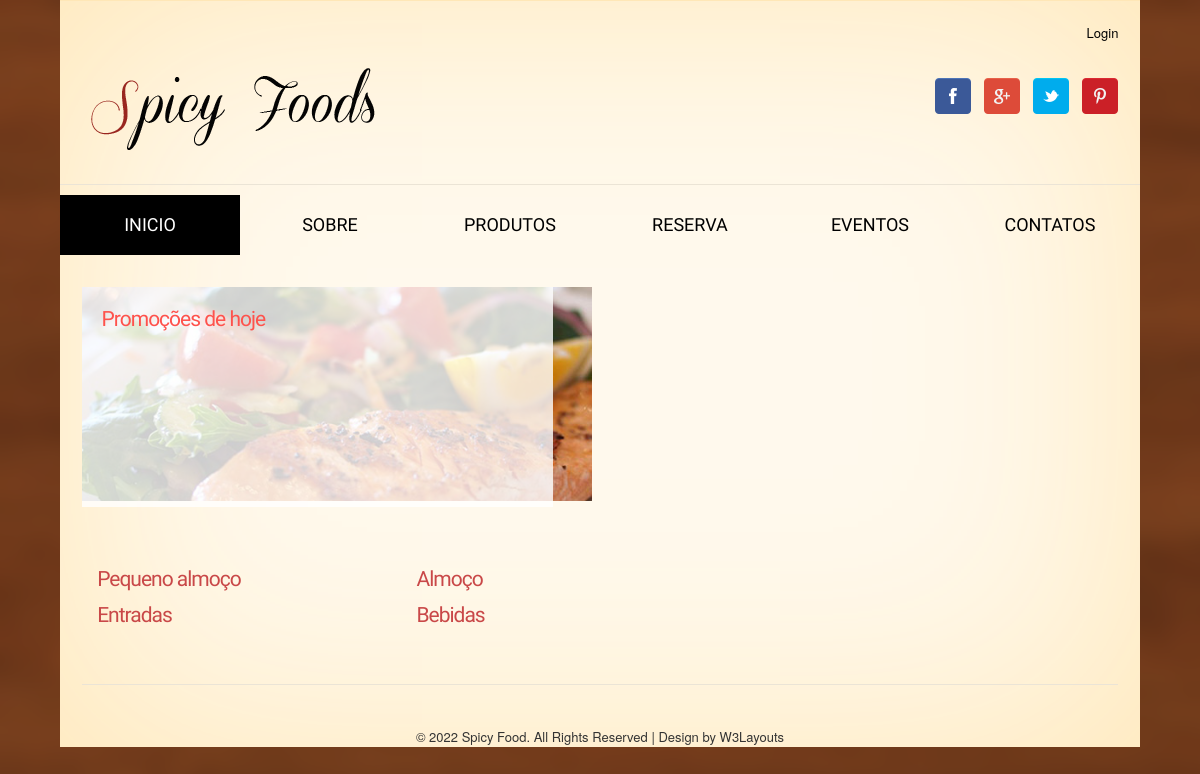
The app's page /frontoffice/pricing.php, older data.
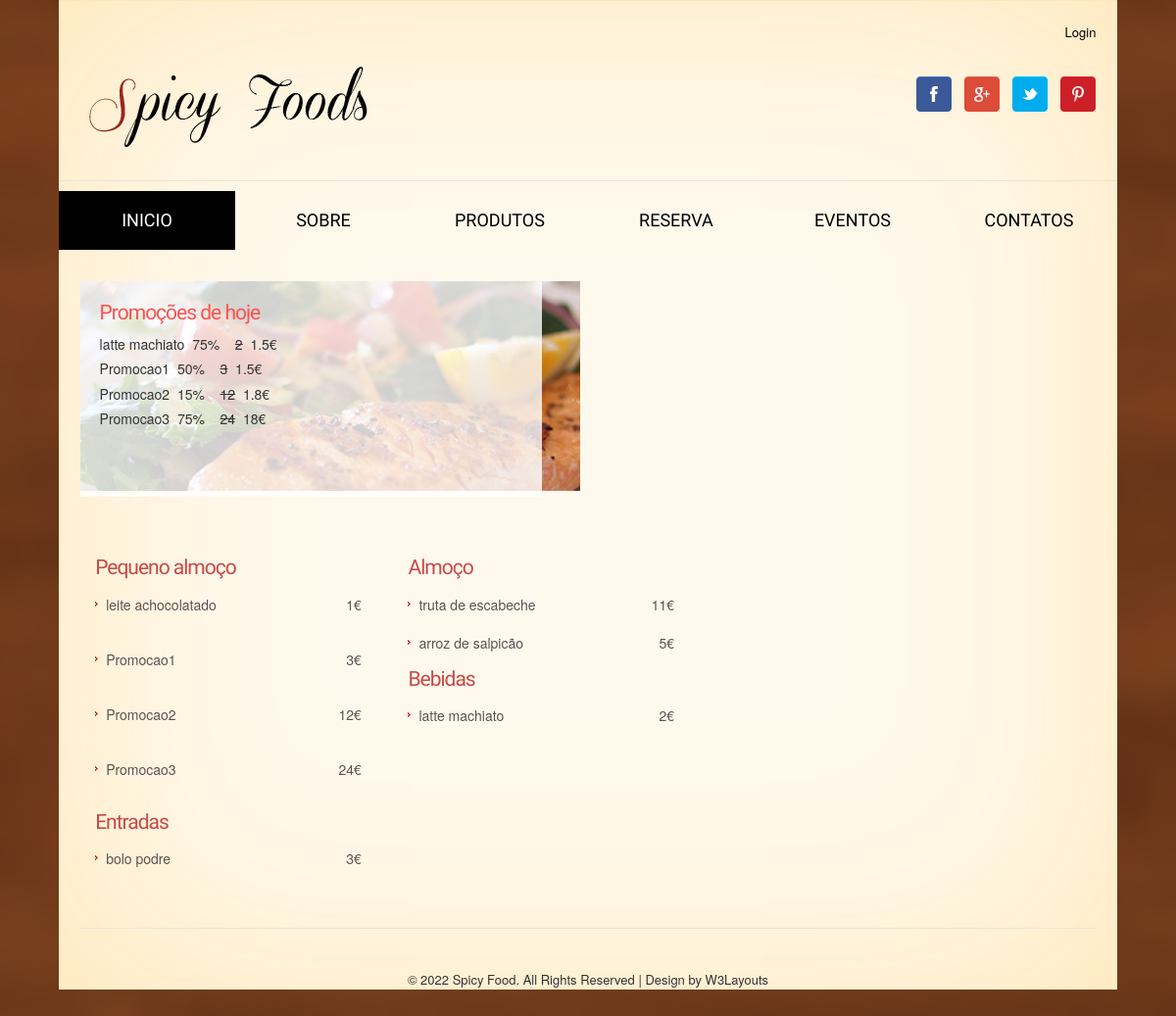
The same page, newer data.
### tables this page shows
CREATE TABLE `produtos` (
  `ID_Produto` int(11) NOT NULL,
  `Tipo_Produto` int(11) NOT NULL,
  `Nome_Produto` varchar(75) NOT NULL,
  `Descricao_Produto` varchar(500) NOT NULL,
  `Preco_Produto` decimal(10,0) NOT NULL,
  `Promocao` int(1) NOT NULL,
  `Desconto` int(11) DEFAULT NULL,
  `Imagem` varchar(250) NOT NULL,
  `Ativo` int(1) NOT NULL
);

### frontoffice/utils/conexao.inc.php (called while the page is built, shortened)
<?php
    function conexaoDB(){
        $servername = "localhost";
        $username = "root";
        $password = "";
        $database = "pap";
        try{
            $conn = mysqli_connect($servername, $username, $password, $database);
        }
        catch(mysqli_sql_exception $mensagem) {
            echo nl2br("Erro: Não foi possivel conectar ao MySQL".$mensagem);
            throw $mensagem;
        }
        return $conn;
    }
    function executarSQL($sql_command){
        $conn = conexaoDB();
        $resultado = mysqli_query($conn, $sql_command);
        return $resultado;
    }
?>

### frontoffice/pricing.php (the view, shortened to what this page needs)
<?php
	include("./header/header.php");
?>
<div class="main">
    <div class="section group">
        <div class="col_1_of_2 span_1_of_2">
            <div class="grid1">
                <h3 class="head">Promoções de hoje</h3>
				<?php
					$consulta = "SELECT * FROM produtos WHERE Promocao = 1";
					if($result = executarSQL($consulta)){
						while($row = mysqli_fetch_array($result)){
							echo "<h5>".$row["Nome_Produto"]."&nbsp&nbsp".$row["Desconto"]."% &nbsp&nbsp
								<del>".$row["Preco_Produto"]."</del>&nbsp&nbsp".($row["Preco_Produto"]) *  ($row["Desconto"] / 100)."€"."</h5>";
						}
					}
				?>
            </div>
            <ul class="hover-img">
                <li>
                    <img src="images/pic17.jpg" alt="" />
                </li>
            </ul>
        </div>
    </div>
    <div class="pricing">
        <div class="col_1_of_3 span_1_of_3">
            <div class="inner-block">
                <h3 class='top-2'>Pequeno almoço</h3>
                <?php
					$consulta = "SELECT * FROM produtos WHERE Tipo_Produto = 22";
					if($result = executarSQL($consulta)){
						while($row = mysqli_fetch_array($result)){
							echo "<ul class='list-1 top-1 bot-2'>";
							echo "<li>";
							echo "<a href='#'>".$row["Nome_Produto"]."</a>";
							echo "<span>".$row["Preco_Produto"]."€</span>";
							echo "<strong>"."&nbsp"."</strong>";
							echo "</li>";
							echo "</ul>";
						}
					}
				?>
                <h3>Entradas</h3>
                <?php
					$consulta = "SELECT * FROM produtos WHERE Tipo_Produto = 26";
					if($result = executarSQL($consulta)){
						while($row = mysqli_fetch_array($result)){
							echo "<ul class='list-1 top-4'>";
							echo "<li>";
							echo "<a href='#'>".$row["Nome_Produto"]."</a>";
							echo "<span>".$row["Preco_Produto"]."€</span>";
							echo "<strong>"."&nbsp"."</strong>";
							echo "</li>";
							echo "</ul>";
						}
					}
				?>
            </div>
        </div>
        <div class="col_1_of_3 span_1_of_3">
            <div class="inner-block">
                <h3 class="top-2">Almoço</h3>
                <?php
					$consulta = "SELECT * FROM produtos WHERE Tipo_Produto = 23";
					if($result = executarSQL($consulta)){
						while($row = mysqli_fetch_array($result)){
							echo "<ul class='list-1 top-4'>";
							echo "<li>";
							echo "<a href='#'>".$row["Nome_Produto"]."</a>";
							echo "<span>".$row["Preco_Produto"]."€</span>";
							echo "<strong>"."&nbsp"."</strong>";
							echo "</li>";
							echo "</ul>";
						}
					}
				?>
                <h3 class="top-2">Bebidas</h3>
                <?php
					$consulta = "SELECT * FROM produtos WHERE Tipo_Produto = 24";
					if($result = executarSQL($consulta)){
						while($row = mysqli_fetch_array($result)){
							echo "<ul class='list-1 top-4'>";
							echo "<li>";
							echo "<a href='#'>".$row["Nome_Produto"]."</a>";
							echo "<span>".$row["Preco_Produto"]."€</span>";
							echo "<strong>"."&nbsp"."</strong>";
							echo "</li>";
						echo "</ul>";
						}
				 	}
				?>
            </div>
        </div>
    </div>
</div>
<?php
	include("./footer/footer.php");
?>
</body>
</html>

### frontoffice/header/header.php (shortened to what this page needs)
<!DOCTYPE HTML>
<html>
<head>
    <link href="css/style.css" rel="stylesheet" type="text/css" media="all" />
    <link rel="stylesheet" href="css/flexslider.css" type="text/css" media="all" />
    <link rel="stylesheet" href="https://maxcdn.bootstrapcdn.com/bootstrap/3.4.1/css/bootstrap.min.css">
</head>
<body>
    <?php
	    include("./utils/conexao.inc.php");
    ?>
<div class="wrap">
    <div class="total">
        <div class="header">
            <div class="header_top_right">
                <ul>
                    <li><a href="login.php">Login</a></li>
                </ul>
            </div>
                <div class="header-bot">
                    <div class="logo">
                        <img src="images/logo.png" alt="" />
                    </div>
                    <ul class="follow_icon">
                        <li><a href="#"><img src="images/fb.png" alt=""></a></li>
                        <li><a href="#"><img src="images/googleplus.png" alt=""></a></li>
                        <li><a href="#"><img src="images/tw.png" alt=""></a></li>
                        <li><a href="#"><img src="images/pinterest.png" alt=""></a></li>
                    </ul>
                </div>
            </div>
            <div class="menu">
                <div class="top-nav">
                    <ul>
                        <li class="active"><a href="index.php">Inicio</a></li>
                        <li><a href="about.php">Sobre</a></li>
                        <li><a href="products.php">Produtos</a></li>
                        <li><a href="booking.php">Reserva</a></li>
                        <li><a href="events.php">Eventos</a></li>
                        <li><a href="contact.php">Contatos</a></li>
                    </ul>
        </div>
    </div>
</body>

### frontoffice/footer/footer.php
<div class="footer-bottom">
 	<div class="wrap">
 		<div class="copy">
			<p> © 2022 Spicy Food. All Rights Reserved | Design by <a href="http://w3layouts.com">W3Layouts</a></p>
		</div>
 	</div>
</div>
</body>

### frontoffice/css/style.css (style rules this page uses)
html,body,div,span,applet,object,iframe,h1,h2,h3,h4,h5,h6,p,blockquote,pre,a,abbr,acronym,address,big,cite,code,del,dfn,em,img,ins,kbd,q,s,samp,small,strike,strong,sub,sup,tt,var,b,u,i,dl,dt,dd,ol,nav ul,nav li,fieldset,form,label,legend,table,caption,tbody,tfoot,thead,tr,th,td,article,aside,canvas,details,embed,figure,figcaption,footer,header,hgroup,menu,nav,output,ruby,section,summary,time,mark,audio,video { margin:0;padding:0;border:0;font-size:100%;font:inherit;vertical-align:baseline; }
ol,ul { list-style:none;margin:0;padding:0; }
a { text-decoration:none; }
img { max-width:100%; }
body { font-family:'AmbleRegular'; padding-bottom:10%; background:url(../images/body-bg.png)no-repeat center fixed; -webkit-background-size: cover; -moz-background-size: cover; -o-background-size: cover; background-size: cover; background-position:center; background-size: 100% 100%; }
.wrap { width:80%; margin:0 auto; -moz-transition:all .2s linear; -webkit-transition:all .2s linear; -o-transition:all .2s linear; -ms-transition:all .2s linear; }
.total { -webkit-box-shadow: 0px 0px 15px #E3E3E3; box-shadow: 0px 0px 15px #E3E3E3; -o-box-shadow: 0px 0px 15px #E3E3E3; -moz-box-shadow: 0px 0px 15px #E3E3E3; background: #fff9ed; box-shadow: inset 0 1px 0 #ffe7b7,inset 0 0 340px 0 #ffe7b7; }
.follow_icon { list-style: none; float:right; }
.follow_icon li { float: left; margin-left: 13px; padding-top: 8%; }
.follow_icon li a img { vertical-align: middle; }
.header_top_right { float:right; }
.header_top_right ul li { display: inline-block; }
.header_top_right ul li a { font-size:13px; color:#000; }
.menu { border-top:1px solid #EBE4D6; }
.top-nav li { color: #FBFAFA; border: none; float: left; width: 16.6666%; line-height: 20px; }
.top-nav li:last-child { border-right:none; }
.top-nav li.active a, .top-nav li a:hover { color: #FFF; background: #000; }
.top-nav li a { display: block; color: #000; padding: 20px 0 20px; height: auto !important; text-align: center; font-size: 18px; font-family: 'Patua One', cursive; text-transform: uppercase; }
.header { padding:2%; }
.logo { float:left; }
.header-bot { padding: 1% 0; }
.main { padding:2%; }
.col_1_of_2 { display: block; float:left; margin: 1% 0 1% 1.6%; }
.col_1_of_2:first-child { margin-left: 0; }
.span_1_of_2 { width: 49.2%; }
.span_1_of_2 h3 { color:#C94848; margin-bottom:0.5em; font-size:1.5em; line-height: 1.2; font-family: 'Patua One', cursive; font-weight : normal; margin-top: 0px; letter-spacing: -1px; }
.col_1_of_3 { display: block; float:left; margin: 1% 0 1% 1.6%; }
.col_1_of_3:first-child { margin-left: 0; }
.span_1_of_3 { width:32.2%; }
.footer-bottom { padding-top:2%; text-align:center; }
.copy p { color:#333; font-size:13px; }
.copy p a { color:#333; }
.grid1 { width: 35.25%; z-index: 100; position: absolute; -webkit-transition: all 0.5s ease; -moz-transition: all 0.5s ease; -o-transition: all 0.5s ease; transition: all 0.5s ease; background: rgba(255, 255, 255, 0.8); padding:0 20px 30px; height:220px; }
h3.head { font-size:2em; padding:20px; color: #FE524C; padding:40px 0px 10px 0px; line-height: 24px; }
.bot-2 { margin-bottom: 27px; }
.top-1 { margin-top: 5px; }
.list-1 li { background: url(../images/bg-li-list.png) 0 11px no-repeat; padding: 4px 0 5px 11px; font-size: 14px; overflow: hidden; vertical-align: top; color: #5D5252; display: block; }
.list-1 li a { color: #5D5252; float: left; text-decoration: none; }
.list-1 li span { float: right; color: #5D5252; }
.pricing { padding: 20px 0; border-bottom: 1px solid #EBE4D6; }
.span_1_of_3 { width: 29.2%; padding:1.5%; }
.span_2_of_3 h3, .span_1_of_3 h3 { color: #C94848; margin-bottom: 0.5em; font-size: 1.5em; line-height: 1.2; font-weight: normal; margin-top: 0px; letter-spacing: -1px; font-family: 'Patua One', cursive; }
@media (max-width:1440px) { body { padding-bottom: 3%; } }
@media (max-width:1440px) { h3.head { font-size: 1.5em; padding: 14px 0px 10px 0px; } }
@media (max-width:1366px) { .wrap { width:90%; } }
@media (max-width:1366px) { h3.head { padding: 20px 0px 10px 0px; } }
@media (max-width:1366px) { .grid1 { width: 39.5%; } }
@media (max-width:1280px) { h3.head { padding: 20px 0px 2px 0px; } }
@media (max-width:1280px) { .grid1 { width: 39.3%; } }

Row changes from the older to the newer data that the page shows:
added produtos: Nome_Produto "latte machiato", Desconto "75", Preco_Produto "2", ($row["Preco_Produto"]) *  ($row["Desconto"] / 100) "1.5"
added produtos: Nome_Produto "Promocao1", Desconto "50", Preco_Produto "3", ($row["Preco_Produto"]) *  ($row["Desconto"] / 100) "1.5"
added produtos: Nome_Produto "Promocao2", Desconto "15", Preco_Produto "12", ($row["Preco_Produto"]) *  ($row["Desconto"] / 100) "1.8"
added produtos: Nome_Produto "Promocao3", Desconto "75", Preco_Produto "24", ($row["Preco_Produto"]) *  ($row["Desconto"] / 100) "18"
added produtos: Nome_Produto "leite achocolatado", Preco_Produto "1", shown under "Pequeno almoço"
added produtos: Nome_Produto "bolo podre", Preco_Produto "3", shown under "Entradas"
added produtos: Nome_Produto "truta de escabeche", Preco_Produto "11", shown under "Almoço"
added produtos: Nome_Produto "arroz de salpicão", Preco_Produto "5", shown under "Almoço"
